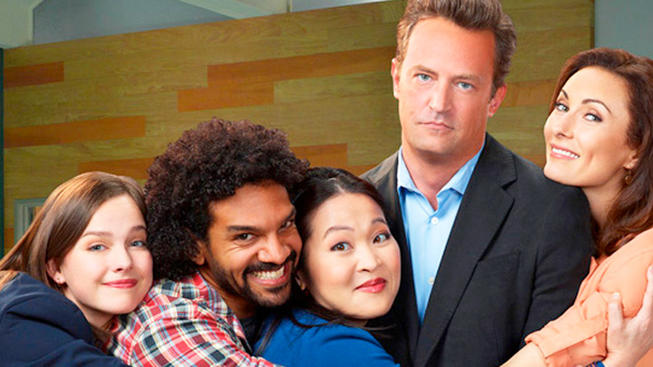
#> input picture assets/images/friends/friends_03.jpg, 653 x 367 px, given as the content of the folder assets/images/friends/friends_03.jpg, which was not available
$ python process_images.py --input assets/images/friends/friends_03.jpg
#> lines starting #> are read from the running program, lines starting #| are printed output that depends on the picture; pictures that were not available may be replaced by others from this repository, and a replacement may not be noted
import cv2
import os
import json
import numpy as np


def parse_args():
    import argparse

    # Parse command line arguments
    ap = argparse.ArgumentParser(description="Image processing pipeline")
    ap.add_argument("-i", "--input", required=True,
                    help="path to input image files")
    ap.add_argument("-o", "--output", default="output",
                    help="path to output directory")
    ap.add_argument("-os", "--out-summary", default=None,
                    help="output JSON summary file name")
    ap.add_argument("-c", "--classifier", default="models/haarcascade/haarcascade_frontalface_default.xml",
                    help="path to where the face cascade resides")

    return ap.parse_args()


def list_images(path, valid_exts=None):
#> called with path = 'assets/images/friends/friends_03.jpg', valid_exts = ('.jpg', '.png')
    image_files = []
    # Loop over the input directory structure
    for (root_dir, dir_names, filenames) in os.walk(path):
        for filename in sorted(filenames):
            # Determine the file extension of the current file
            ext = filename[filename.rfind("."):].lower()
            if valid_exts and ext.endswith(valid_exts):
                # Construct the path to the file
                file = os.path.join(root_dir, filename)
                image_files.append(file)

    return image_files


def main(args):
    os.makedirs(args.output, exist_ok=True)

    # load the face detector
    detector = cv2.CascadeClassifier(args.classifier)

    # list images from input directory
    input_image_files = list_images(args.input, (".jpg", ".png"))

    # Storage for JSON summary
    summary = {}

    # Loop over the image paths
    for image_file in input_image_files:
        # Load the image and convert it to grayscale
        image = cv2.imread(image_file)
#> image is the input picture: shape (367, 653, 3); mean B, G, R 81.2, 101.5, 127.5
        gray = cv2.cvtColor(image, cv2.COLOR_BGR2GRAY)
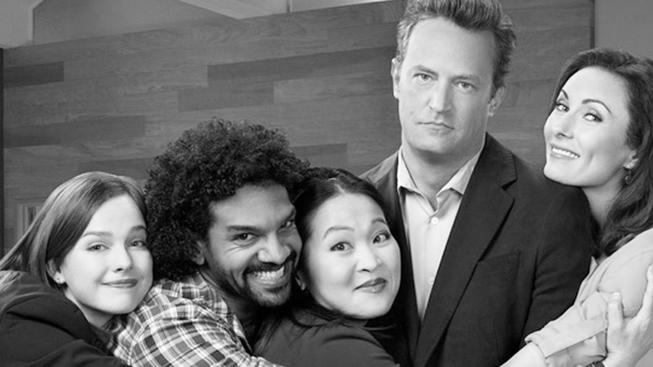
#> gray: shape (367, 653); min 0, max 255, mean 107

        # Detect faces
        face_rects = detector.detectMultiScale(gray, scaleFactor=1.05, minNeighbors=5,
                                               minSize=(30, 30), flags=cv2.CASCADE_SCALE_IMAGE)
#> face_rects = [[385, 34, 117, 117], [67, 207, 99, 99], [207, 188, 114, 114], [299, 195, 115, 115], [525, 70, 107, 107]]
        summary[image_file] = {}
        # Loop over all detected faces
        for i, (x, y, w, h) in enumerate(face_rects):
            face = image[y:y+w, x:x+h]

            # Prepare output directory for faces
            output = os.path.join(*(image_file.split(os.path.sep)[1:]))
            output = os.path.join(args.output, output)
            os.makedirs(output, exist_ok=True)

            # Save faces
            face_file = os.path.join(output, f"{i:05d}.jpg")
            cv2.imwrite(face_file, face)

            # Store summary data
            summary[image_file][face_file] = np.array([x, y, w, h], dtype=int).tolist()
#> this loop made 5 passes
#> pass 1, in main, `face = image[y:y+w, x:x+h]`:
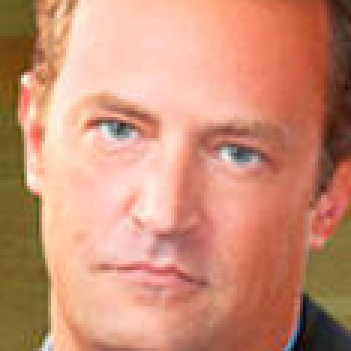
#> face: shape (117, 117, 3) (shown 3 times larger); mean B, G, R 118.3, 143.6, 203.1
#> pass 2, in main, `face = image[y:y+w, x:x+h]`:
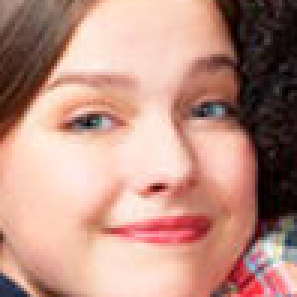
#> face: shape (99, 99, 3) (shown 3 times larger); mean B, G, R 130.8, 144, 187.7
#> pass 3, in main, `face = image[y:y+w, x:x+h]`:
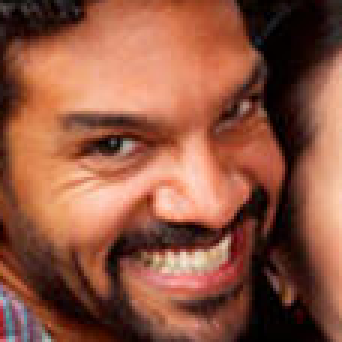
#> face: shape (114, 114, 3) (shown 3 times larger); mean B, G, R 65.3, 85.8, 142.9
#> after the loop, summary = 1 item

        # Display summary
        print(f"[INFO] {image_file}: face detections {len(face_rects)}")
#| [INFO] _only/friends_03.jpg: face detections 5

    # Save summary data
    if args.out_summary:
        summary_file = os.path.join(args.output, args.out_summary)
        print(f"[INFO] Saving summary to {summary_file}...")
        with open(summary_file, 'w') as json_file:
            json_file.write(json.dumps(summary))


if __name__ == "__main__":
    args = parse_args()
    main(args)

$ run again, on assets/images/friends/friends_04.jpg
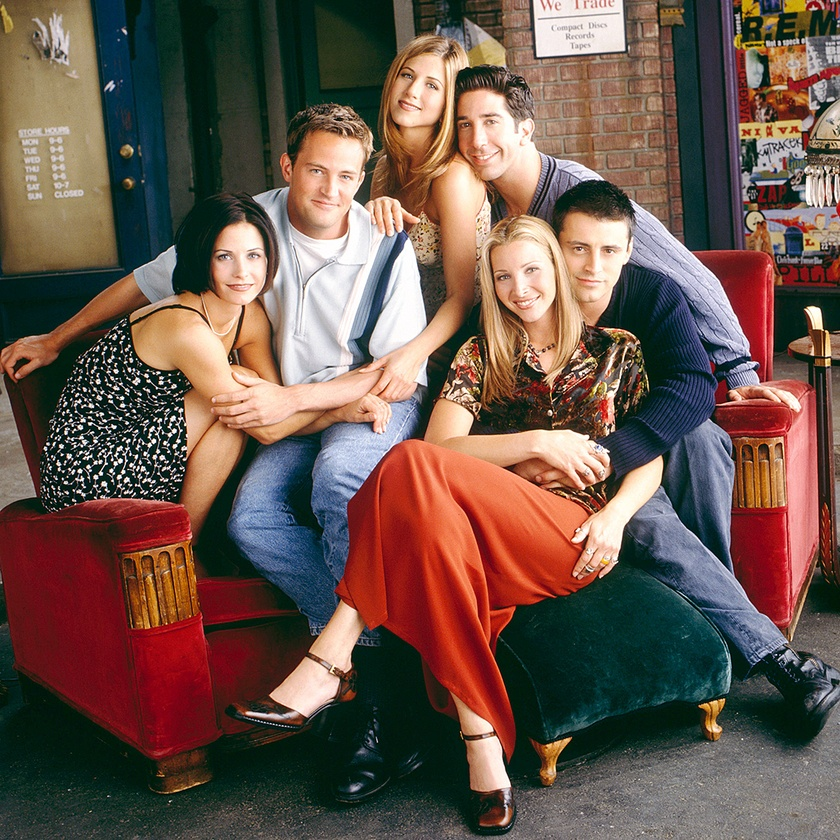
#> input picture assets/images/friends/friends_04.jpg, 840 x 840 px, shrunk from 1120 x 1120 before the run, given as the content of the folder assets/images/friends/friends_04.jpg, which was not available
#> in main, image is the input picture: shape (840, 840, 3); mean B, G, R 75.9, 86, 107.5
#> in main, `gray = cv2.cvtColor(image, cv2.COLOR_BGR2GRAY)`:
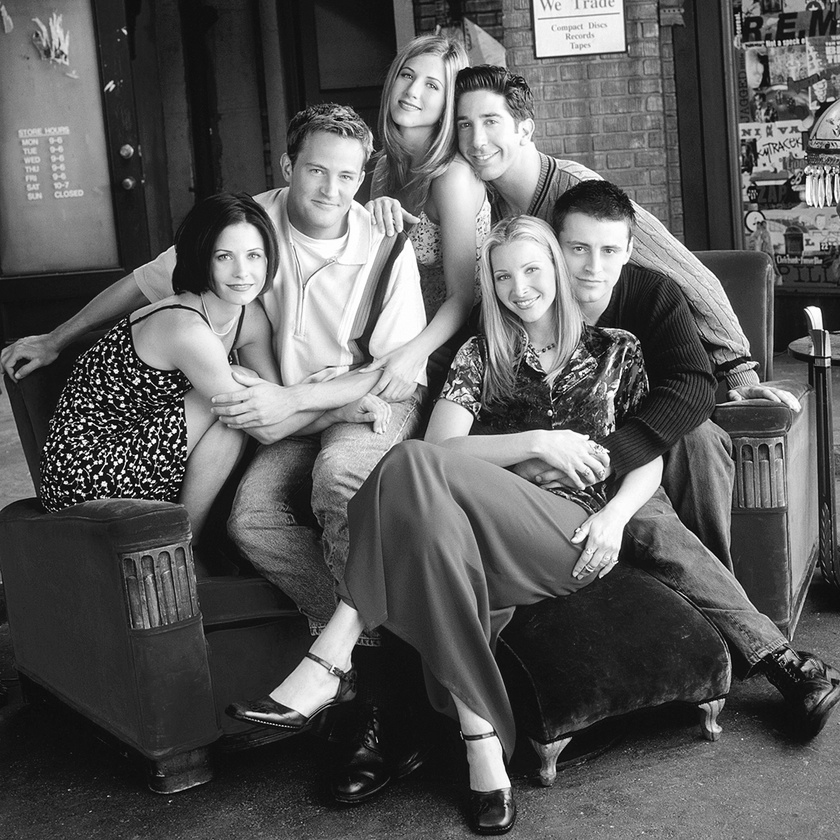
#> gray: shape (840, 840); min 0, max 255, mean 91.3
#> face_rects = [[227, 488, 56, 56], [614, 3, 51, 51], [448, 93, 74, 74], [206, 231, 69, 69], [619, 40, 53, 53], [294, 145, 74, 74], [555, 220, 76, 76], [487, 245, 72, 72], [456, 716, 53, 53], [495, 214, 68, 68], [382, 53, 71, 71], [185, 594, 87, 87]]
#> the loop in main, `for i, (x, y, w, h) in enumerate(face_rects):` made 12 passes
#> pass 3, in main, `face = image[y:y+w, x:x+h]`:
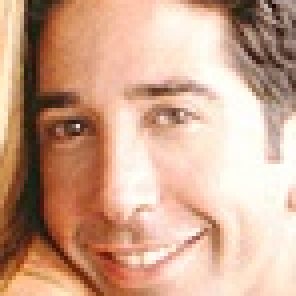
#> face: shape (74, 74, 3) (shown 4 times larger); mean B, G, R 141.9, 165.4, 205.5
#> after the loop in main, `for i, (x, y, w, h) in enumerate(face_rects):`: summary = 1 item
#| [INFO] _only/friends_04.jpg: face detections 12
